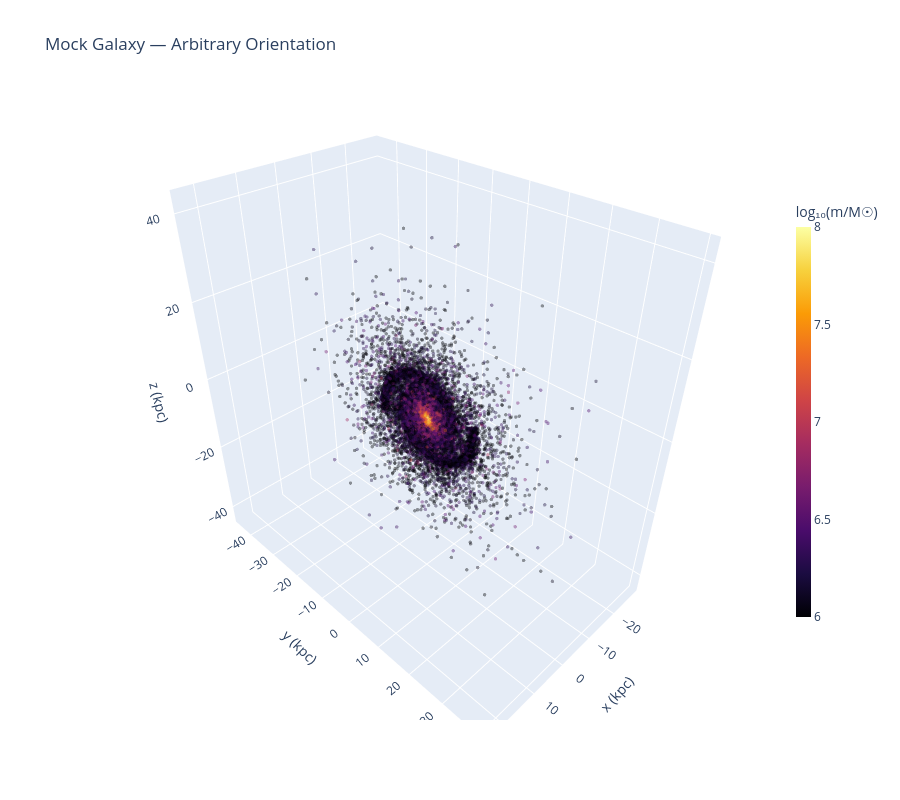

Notebook code cell kept with this figure:
### Markdown cell above
---
## Part 7: Plot the Galaxy Face-On

Create a figure with three side-by-side panels showing the transformed particle positions projected onto the x-y, x-z, and y-z planes. Color the points by $\log_{10}(m / M_\odot)$ as in Part 2. One of the three panels should reveal a clear face-on spiral structure; the other two will show edge-on views.

Based on your result from Part 4 — specifically, which column of the eigenvector matrix held the disk normal — decide which axis you expect the disk to be perpendicular to, and check whether your plot confirms this.

### Code cell
# Three-panel figure: x-y, x-z, and y-z projections of the transformed positions, colored by log10(mass)
import plotly.graph_objects as go

x, y, z = positions_transformed[:, 0], positions_transformed[:, 1], positions_transformed[:, 2]
log_m   = np.log10(masses)

fig = go.Figure(data=[
    go.Scatter3d(
        x=x, y=y, z=z,
        mode='markers',
        marker=dict(
            size=2,
            color=log_m,
            colorscale='Inferno',
            showscale=True,
            colorbar=dict(title=r'log₁₀(m/M☉)', thickness=15, len=0.7),
            opacity=0.4,
            cmin=6,
            cmax=8
        )
    )
])

fig.update_layout(
    title='Mock Galaxy — Arbitrary Orientation',
    scene=dict(
        xaxis_title='x (kpc)',
        yaxis_title='y (kpc)',
        zaxis_title='z (kpc)',
    ),
    width=900,
    height=800
)

fig.show()

### Figure 1 — Plotly figure (JSON) as saved in the notebook; plotly's stock layout.template omitted (floating-point values rounded to 4 significant figures; data arrays with more than 128 entries replaced by an {"elided": "..."} marker saying what was removed)
{"data": [{"marker": {"cmax": 8, "cmin": 6, "color": {"elided": "23000 float values"}, "colorbar": {"len": 0.7, "thickness": 15, "title": {"text": "log₁₀(m/M☉)"}}, "colorscale": [[0, "#000004"], [0.1111, "#1b0c41"], [0.2222, "#4a0c6b"], [0.3333, "#781c6d"], [0.4444, "#a52c60"], [0.5556, "#cf4446"], [0.6667, "#ed6925"], [0.7778, "#fb9b06"], [0.8889, "#f7d13d"], [1, "#fcffa4"]], "opacity": 0.4, "showscale": true, "size": 2}, "mode": "markers", "type": "scatter3d", "x": {"elided": "23000 float values"}, "y": {"elided": "23000 float values"}, "z": {"elided": "23000 float values"}}], "layout": {"height": 800, "scene": {"xaxis": {"title": {"text": "x (kpc)"}}, "yaxis": {"title": {"text": "y (kpc)"}}, "zaxis": {"title": {"text": "z (kpc)"}}}, "title": {"text": "Mock Galaxy — Arbitrary Orientation"}, "width": 900}}
